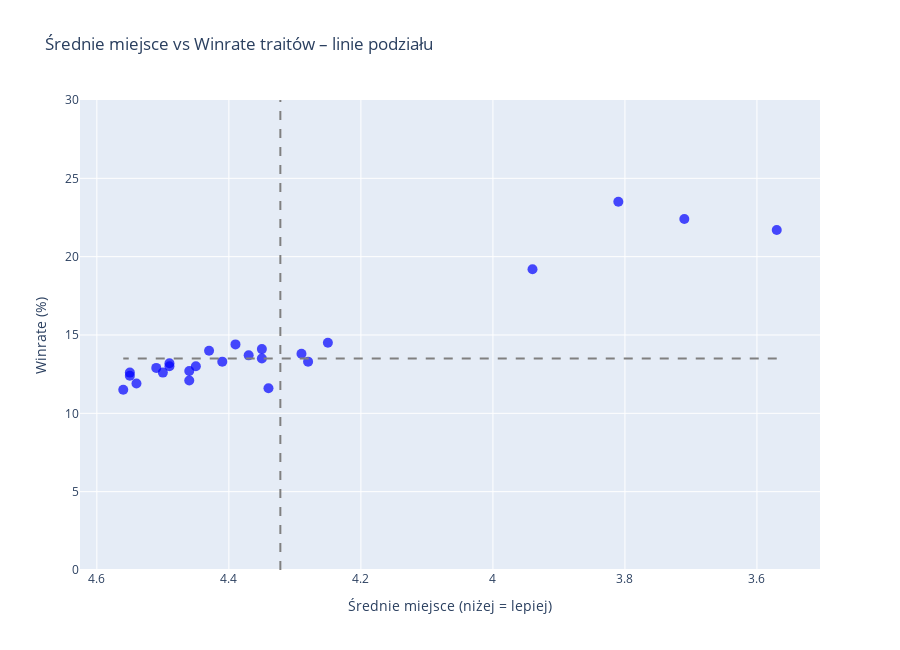

Notebook cell for this chart:
### Markdown cell above
Wykres pokazuje wyraźną zależność: traity z niższym średnim placementem (poniżej 4.0) mają zdecydowanie wyższy winrate – sięgający nawet 23%. Większość traitów mieści się w przedziale 4.3–4.6 i osiąga winrate na poziomie 10–15%, co wskazuje na ich mniejszą skuteczność. Korelacja między placementem a winrate’em jest silna – dobre średnie miejsce przekłada się bezpośrednio na większe szanse na wygraną.

### Code cell
import plotly.graph_objects as go

cutoff_winrate = 13.5
cutoff_avg_place = final['avg_placement'].mean()

fig = go.Figure()

fig.add_trace(go.Scatter(
    x=final['avg_placement'],
    y=final['winrate'],
    mode='markers',
    marker=dict(size=10, color='blue', opacity=0.7),
    name='Traity'
))

fig.add_shape(type='line', x0=cutoff_avg_place, x1=cutoff_avg_place, y0=0, y1=30,
              line=dict(color='gray', dash='dash'))
fig.add_shape(type='line', x0=final['avg_placement'].min(), x1=final['avg_placement'].max(),
              y0=cutoff_winrate, y1=cutoff_winrate, line=dict(color='gray', dash='dash'))

fig.update_layout(
    title='Średnie miejsce vs Winrate traitów – linie podziału',
    xaxis_title='Średnie miejsce (niżej = lepiej)',
    yaxis_title='Winrate (%)',
    xaxis=dict(autorange='reversed'),
    yaxis=dict(range=[0, 30]),
    height=650
)

fig.show()

### Figure 1 — Plotly figure (JSON) as saved in the notebook; plotly's stock layout.template omitted (floating-point values rounded to 4 significant figures)
{"data": [{"marker": {"color": "blue", "opacity": 0.7, "size": 10}, "mode": "markers", "name": "Traity", "type": "scatter", "x": [3.81, 3.71, 3.57, 3.94, 4.25, 4.39, 4.35, 4.43, 4.29, 4.37, 4.35, 4.41, 4.28, 4.49, 4.45, 4.49, 4.51, 4.46, 4.55, 4.5, 4.55, 4.46, 4.54, 4.34, 4.56], "y": [23.5, 22.4, 21.7, 19.2, 14.5, 14.4, 14.1, 14.0, 13.8, 13.7, 13.5, 13.3, 13.3, 13.2, 13.0, 13.0, 12.9, 12.7, 12.6, 12.6, 12.4, 12.1, 11.9, 11.6, 11.5]}], "layout": {"height": 650, "shapes": [{"line": {"color": "gray", "dash": "dash"}, "type": "line", "x0": 4.322, "x1": 4.322, "y0": 0, "y1": 30}, {"line": {"color": "gray", "dash": "dash"}, "type": "line", "x0": 3.57, "x1": 4.56, "y0": 13.5, "y1": 13.5}], "title": {"text": "Średnie miejsce vs Winrate traitów – linie podziału"}, "xaxis": {"autorange": "reversed", "title": {"text": "Średnie miejsce (niżej = lepiej)"}}, "yaxis": {"range": [0, 30], "title": {"text": "Winrate (%)"}}}}
